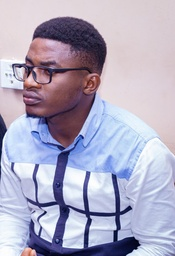
#> input picture Model/Dependancies/Images/david/david_avec_lunettes_1.jpeg, 175 x 256 px, shrunk from 1080 x 1581 before the run; its folder holds only this picture in this run
$ python train_face_classifier.py
#> lines starting #> are read from the running program, lines starting #| are printed output that depends on the picture
### Model/features.py
from __future__ import annotations

from pathlib import Path

import cv2
import numpy as np

CASCADE_PATH = Path(cv2.data.haarcascades) / "haarcascade_frontalface_default.xml"
PROFILE_CASCADE_PATH = Path(cv2.data.haarcascades) / "haarcascade_profileface.xml"

FACE_CLASSIFIER = cv2.CascadeClassifier(str(CASCADE_PATH))
PROFILE_CLASSIFIER = cv2.CascadeClassifier(str(PROFILE_CASCADE_PATH))

HOG_DESCRIPTOR = cv2.HOGDescriptor(
    _winSize=(96, 96),
    _blockSize=(16, 16),
    _blockStride=(8, 8),
    _cellSize=(8, 8),
    _nbins=9,
)


def preprocess_gray_face(gray_face: np.ndarray) -> np.ndarray:
    clahe = cv2.createCLAHE(clipLimit=2.0, tileGridSize=(8, 8))
    enhanced = clahe.apply(gray_face)
    normalized = cv2.normalize(enhanced, None, 0, 255, cv2.NORM_MINMAX)
    return normalized


def _clean_boxes(boxes: list[tuple[int, int, int, int]], min_area: int) -> list[tuple[int, int, int, int]]:
    cleaned: list[tuple[int, int, int, int]] = []
    for x, y, w, h in boxes:
        if w * h < min_area:
            continue
        cleaned.append((int(x), int(y), int(w), int(h)))
    cleaned.sort(key=lambda b: b[2] * b[3], reverse=True)
    return cleaned


def _iou(a: tuple[int, int, int, int], b: tuple[int, int, int, int]) -> float:
    ax1, ay1, aw, ah = a
    bx1, by1, bw, bh = b
    ax2, ay2 = ax1 + aw, ay1 + ah
    bx2, by2 = bx1 + bw, by1 + bh
    inter_x1 = max(ax1, bx1)
    inter_y1 = max(ay1, by1)
    inter_x2 = min(ax2, bx2)
    inter_y2 = min(ay2, by2)
    iw = max(0, inter_x2 - inter_x1)
    ih = max(0, inter_y2 - inter_y1)
    inter = iw * ih
    if inter == 0:
        return 0.0
    union = (aw * ah) + (bw * bh) - inter
    return float(inter / max(1, union))


def _nms(boxes: list[tuple[int, int, int, int]], iou_threshold: float = 0.35) -> list[tuple[int, int, int, int]]:
    kept: list[tuple[int, int, int, int]] = []
    for candidate in boxes:
        if all(_iou(candidate, existing) < iou_threshold for existing in kept):
            kept.append(candidate)
    return kept


def detect_faces(gray: np.ndarray, min_neighbors: int = 5) -> list[tuple[int, int, int, int]]:
    h, w = gray.shape[:2]
    min_side = max(32, int(min(h, w) * 0.08))
    min_size = (min_side, min_side)
    min_area = min_side * min_side

    eq = cv2.equalizeHist(gray)
    clahe = cv2.createCLAHE(clipLimit=2.0, tileGridSize=(8, 8)).apply(gray)
    blurred = cv2.GaussianBlur(clahe, (3, 3), 0)
    variants = [gray, eq, clahe, blurred]

    all_boxes: list[tuple[int, int, int, int]] = []
    for img in variants:
        for neighbors in (min_neighbors, 4, 3):
            frontal = FACE_CLASSIFIER.detectMultiScale(
                img,
                scaleFactor=1.05,
                minNeighbors=neighbors,
                minSize=min_size,
                flags=cv2.CASCADE_SCALE_IMAGE,
            )
            all_boxes.extend((int(x), int(y), int(wb), int(hb)) for (x, y, wb, hb) in frontal)

        profile = PROFILE_CLASSIFIER.detectMultiScale(
            img,
            scaleFactor=1.1,
            minNeighbors=4,
            minSize=min_size,
            flags=cv2.CASCADE_SCALE_IMAGE,
        )
        all_boxes.extend((int(x), int(y), int(wb), int(hb)) for (x, y, wb, hb) in profile)

        flipped = cv2.flip(img, 1)
        profile_flipped = PROFILE_CLASSIFIER.detectMultiScale(
            flipped,
            scaleFactor=1.1,
            minNeighbors=4,
            minSize=min_size,
            flags=cv2.CASCADE_SCALE_IMAGE,
        )
        for x, y, wb, hb in profile_flipped:
            all_boxes.append((int(w - (x + wb)), int(y), int(wb), int(hb)))

    unique = list(dict.fromkeys(all_boxes))
    cleaned = _clean_boxes(unique, min_area=min_area)
    return _nms(cleaned, iou_threshold=0.35)


def extract_hog_features_from_face(gray_face: np.ndarray) -> np.ndarray:
    processed = preprocess_gray_face(gray_face)
    resized = cv2.resize(processed, (96, 96), interpolation=cv2.INTER_AREA)
    hog = HOG_DESCRIPTOR.compute(resized)
    if hog is None:
        return np.array([], dtype=np.float32)
    return hog.flatten().astype(np.float32)


def extract_hog_from_image(image_bgr: np.ndarray) -> tuple[np.ndarray | None, tuple[int, int, int, int] | None]:
    gray = cv2.cvtColor(image_bgr, cv2.COLOR_BGR2GRAY)
    faces = detect_faces(gray)
    if not faces:
        return None, None

    x, y, w, h = max(faces, key=lambda f: f[2] * f[3])
    crop = gray[y : y + h, x : x + w]
    if crop.size == 0:
        return None, None

    features = extract_hog_features_from_face(crop)
    if features.size == 0:
        return None, None
    return features, (x, y, w, h)

### Model/train_face_classifier.py
from __future__ import annotations

import argparse
import json
import pickle
import sys
from collections import Counter
from dataclasses import dataclass
from pathlib import Path
from typing import Any

import cv2
import numpy as np
from sklearn.model_selection import train_test_split
from sklearn.neighbors import KNeighborsClassifier
from sklearn.pipeline import Pipeline
from sklearn.preprocessing import StandardScaler

ROOT_DIR = Path(__file__).resolve().parents[1]
if str(ROOT_DIR) not in sys.path:
    sys.path.insert(0, str(ROOT_DIR))

from Model.features import extract_hog_from_image


@dataclass
class TrainingResult:
    model: Pipeline
    labels: list[str]
    train_accuracy: float
    val_accuracy: float
    num_samples: int
    unknown_threshold: float


def _augment_image(image_bgr: np.ndarray) -> list[np.ndarray]:
    gray = cv2.cvtColor(image_bgr, cv2.COLOR_BGR2GRAY)
    outputs = [gray]
    outputs.append(cv2.convertScaleAbs(gray, alpha=1.15, beta=12))
    outputs.append(cv2.convertScaleAbs(gray, alpha=0.85, beta=-12))
    h, w = gray.shape
    center = (w // 2, h // 2)
    outputs.append(
        cv2.warpAffine(
            gray,
            cv2.getRotationMatrix2D(center, 8, 1.0),
            (w, h),
            flags=cv2.INTER_LINEAR,
            borderMode=cv2.BORDER_REFLECT,
        )
    )
    outputs.append(
        cv2.warpAffine(
            gray,
            cv2.getRotationMatrix2D(center, -8, 1.0),
            (w, h),
            flags=cv2.INTER_LINEAR,
            borderMode=cv2.BORDER_REFLECT,
        )
    )
    return [cv2.cvtColor(img, cv2.COLOR_GRAY2BGR) for img in outputs]


def load_dataset(dataset_dir: Path) -> tuple[np.ndarray, np.ndarray]:
    X: list[np.ndarray] = []
    y: list[str] = []
    for class_dir in sorted(dataset_dir.iterdir()):
        if not class_dir.is_dir():
            continue
        label = class_dir.name
        for image_path in class_dir.iterdir():
            if image_path.suffix.lower() not in {".jpg", ".jpeg", ".png", ".webp"}:
                continue
            image = cv2.imread(str(image_path))
#> image is the input picture: shape (256, 175, 3); mean B, G, R 192.4, 170.5, 174.6
            if image is None:
                continue
            for augmented in _augment_image(image):
#> in _augment_image, `gray = cv2.cvtColor(image_bgr, cv2.COLOR_BGR2GRAY)`:
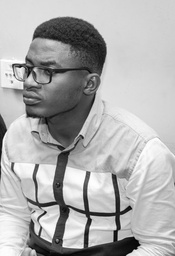
#> gray: shape (256, 175); min 3, max 255, mean 174.2
#> in _augment_image, `h, w = gray.shape`: h = 256; w = 175
#> in _augment_image, `center = (w // 2, h // 2)`: center = (87, 128)
                features, _ = extract_hog_from_image(augmented)
                if features is None:
                    continue
                X.append(features)
                y.append(label)
#> this loop made 5 passes
#> pass 1, in detect_faces, `eq = cv2.equalizeHist(gray)`:
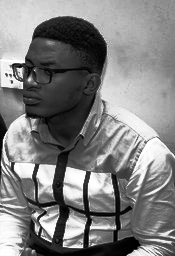
#> eq: shape (256, 175); min 0, max 255, mean 128.8
#> pass 1, in detect_faces, `clahe = cv2.createCLAHE(clipLimit=2.0, tileGridSize=(8, 8)).apply(gray)`:
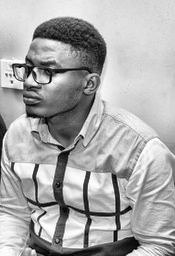
#> clahe: shape (256, 175); min 2, max 255, mean 170.1
#> pass 1, in detect_faces, `blurred = cv2.GaussianBlur(clahe, (3, 3), 0)`:
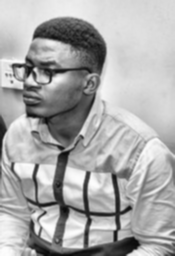
#> blurred: shape (256, 175); min 8, max 254, mean 170.2
#> pass 2 of the loop in load_dataset, `for class_dir in sorted(dataset_dir.iterdir()):`:
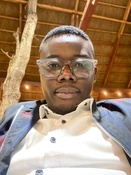
#> input picture Model/Dependancies/Images/khan/Photo_khan_1.jpeg, 131 x 175 px, shrunk from 810 x 1080 before the run
#> in load_dataset, image is the input picture: shape (175, 131, 3); mean B, G, R 112.9, 137.7, 164.1
#> gray: shape (175, 131)
#> the loop in load_dataset, `for augmented in _augment_image(image):` made 5 passes
#> pass 1, in detect_faces (call 6), `eq = cv2.equalizeHist(gray)`:
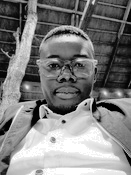
#> eq: shape (175, 131); min 0, max 255, mean 128.4
#> pass 1, in detect_faces (call 6), `blurred = cv2.GaussianBlur(clahe, (3, 3), 0)`:
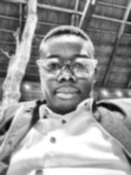
#> blurred: shape (175, 131); min 9, max 255, mean 152.9
    if not X:
        raise ValueError("Aucun visage exploitable trouve dans le dataset.")
    return np.array(X), np.array(y)


def balance_dataset(X: np.ndarray, y: np.ndarray, random_state: int = 42) -> tuple[np.ndarray, np.ndarray]:
#> called with X = array of shape (6, 4356), y = array of shape (6,), random_state = 42
    rng = np.random.default_rng(random_state)
    counts = Counter(y.tolist())
    max_count = max(counts.values())
    x_parts: list[np.ndarray] = []
    y_parts: list[np.ndarray] = []
    for label, count in counts.items():
        idx = np.where(y == label)[0]
        if count < max_count:
            extra = rng.choice(idx, size=max_count - count, replace=True)
            idx = np.concatenate([idx, extra])
        x_parts.append(X[idx])
        y_parts.append(y[idx])
#> this loop made 2 passes
#> (label, count) on passes 1 to 2: ('david', 5), ('khan', 1)
    X_bal = np.vstack(x_parts)
    y_bal = np.concatenate(y_parts)
    perm = rng.permutation(len(y_bal))
    return X_bal[perm], y_bal[perm]


def train_model(X: np.ndarray, y: np.ndarray, n_neighbors: int = 3) -> TrainingResult:
    X_train, X_val, y_train, y_val = train_test_split(X, y, test_size=0.2, random_state=42, stratify=y)
    model = Pipeline(
        [("scaler", StandardScaler()), ("knn", KNeighborsClassifier(n_neighbors=n_neighbors, weights="distance"))]
    )
    model.fit(X_train, y_train)
    val_prob = model.predict_proba(X_val)
    best_prob = np.max(val_prob, axis=1)
    y_pred = model.predict(X_val)
    wrong_probs = best_prob[y_pred != y_val]
    unknown_threshold = float(np.percentile(wrong_probs, 70)) if wrong_probs.size > 0 else 0.45
    unknown_threshold = float(np.clip(unknown_threshold, 0.35, 0.7))
    return TrainingResult(
        model=model,
        labels=sorted(set(y.tolist())),
        train_accuracy=float(model.score(X_train, y_train)),
        val_accuracy=float(model.score(X_val, y_val)),
        num_samples=len(y),
        unknown_threshold=unknown_threshold,
    )


def save_artifacts(result: TrainingResult, output_dir: Path) -> None:
    output_dir.mkdir(parents=True, exist_ok=True)
    with (output_dir / "face_classifier.pkl").open("wb") as f:
        pickle.dump({"model": result.model, "unknown_threshold": result.unknown_threshold}, f)
    with (output_dir / "metrics.json").open("w", encoding="utf-8") as f:
        json.dump(
            {
                "labels": result.labels,
                "num_samples": result.num_samples,
                "train_accuracy": result.train_accuracy,
                "val_accuracy": result.val_accuracy,
                "unknown_threshold": result.unknown_threshold,
            },
            f,
            indent=2,
        )


def parse_args() -> Any:
    parser = argparse.ArgumentParser(description="Entraine un classifieur de visages multi-classes.")
    parser.add_argument("--dataset-dir", type=Path, default=Path("Model/Dependancies/Images"))
    parser.add_argument("--output-dir", type=Path, default=Path("Model/artifacts"))
    parser.add_argument("--neighbors", type=int, default=3)
    return parser.parse_args()


def main() -> None:
    args = parse_args()
    X, y = load_dataset(args.dataset_dir)
    X, y = balance_dataset(X, y)
    if len(set(y.tolist())) < 2:
        raise ValueError("Au moins 2 classes sont necessaires pour classifier.")
    result = train_model(X, y, n_neighbors=args.neighbors)
    save_artifacts(result, args.output_dir)
    print("Entrainement termine")
    print(f"Classes: {', '.join(result.labels)}")
#| Classes: david, khan
    print(f"Nombre d'echantillons: {result.num_samples}")
#| Nombre d'echantillons: 10
    print(f"Accuracy train: {result.train_accuracy:.4f}")
#| Accuracy train: 1.0000
    print(f"Accuracy validation: {result.val_accuracy:.4f}")
#| Accuracy validation: 1.0000
    print(f"Seuil inconnu: {result.unknown_threshold:.3f}")
#| Seuil inconnu: 0.450


if __name__ == "__main__":
    main()
